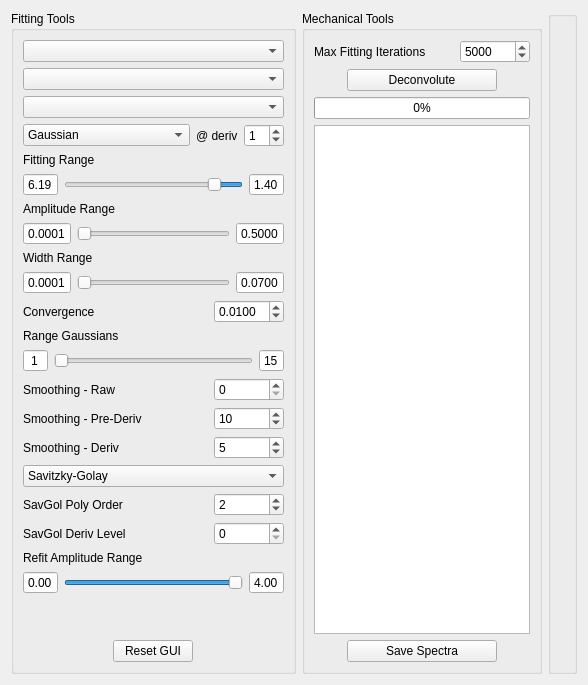
      <widget class="QWidget" name="tab_8">
       <attribute name="title">
        <string>Deconvolute</string>
       </attribute>
       <layout class="QVBoxLayout" name="verticalLayout_17">
        <item>
         <layout class="QHBoxLayout" name="horizontalLayout_16">
          <item>
           <widget class="QGroupBox" name="verticalGroupBox_4">
            <property name="minimumSize">
             <size>
              <width>285</width>
              <height>0</height>
             </size>
            </property>
            <property name="maximumSize">
             <size>
              <width>285</width>
              <height>16777215</height>
             </size>
            </property>
            <property name="title">
             <string>Fitting Tools</string>
            </property>
            <layout class="QVBoxLayout" name="verticalLayout_10">
             <item>
              <widget class="QComboBox" name="deconv_fluorophore">
               <property name="maximumSize">
                <size>
                 <width>16777215</width>
                 <height>16777215</height>
                </size>
               </property>
              </widget>
             </item>
             <item>
              <widget class="QComboBox" name="deconv_solvent">
               <property name="maximumSize">
                <size>
                 <width>16777215</width>
                 <height>16777215</height>
                </size>
               </property>
              </widget>
             </item>
             <item>
              <widget class="QComboBox" name="deconv_spectrum"/>
             </item>
             <item>
              <layout class="QHBoxLayout" name="horizontalLayout_43">
               <item>
                <widget class="QComboBox" name="deconv_function">
                 <item>
                  <property name="text">
                   <string>Gaussian</string>
                  </property>
                 </item>
                 <item>
                  <property name="text">
                   <string>Lorentzian</string>
                  </property>
                 </item>
                 <item>
                  <property name="text">
                   <string>Voigt</string>
                  </property>
                 </item>
                </widget>
               </item>
               <item>
                <widget class="QLabel" name="label_38">
                 <property name="sizePolicy">
                  <sizepolicy hsizetype="Maximum" vsizetype="Preferred">
                   <horstretch>0</horstretch>
                   <verstretch>0</verstretch>
                  </sizepolicy>
                 </property>
                 <property name="text">
                  <string>@ deriv</string>
                 </property>
                </widget>
               </item>
               <item>
                <widget class="QSpinBox" name="deconv_deriv">
                 <property name="maximumSize">
                  <size>
                   <width>40</width>
                   <height>16777215</height>
                  </size>
                 </property>
                 <property name="maximum">
                  <number>2</number>
                 </property>
                 <property name="value">
                  <number>1</number>
                 </property>
                </widget>
               </item>
              </layout>
             </item>
             <item>
              <widget class="QLabel" name="label_17">
               <property name="sizePolicy">
                <sizepolicy hsizetype="Maximum" vsizetype="Maximum">
                 <horstretch>0</horstretch>
                 <verstretch>0</verstretch>
                </sizepolicy>
               </property>
               <property name="text">
                <string>Fitting Range</string>
               </property>
              </widget>
             </item>
             <item>
              <layout class="QHBoxLayout" name="horizontalLayout_17">
               <item>
                <widget class="QDoubleSpinBox" name="deconv_fitting_max">
                 <property name="maximumSize">
                  <size>
                   <width>40</width>
                   <height>16777215</height>
                  </size>
                 </property>
                 <property name="alignment">
                  <set>Qt::AlignCenter</set>
                 </property>
                 <property name="buttonSymbols">
                  <enum>QAbstractSpinBox::NoButtons</enum>
                 </property>
                 <property name="minimum">
                  <double>0.000000000000000</double>
                 </property>
                 <property name="maximum">
                  <double>6.190000000000000</double>
                 </property>
                 <property name="singleStep">
                  <double>0.010000000000000</double>
                 </property>
                 <property name="value">
                  <double>6.190000000000000</double>
                 </property>
                </widget>
               </item>
               <item>
                <widget class="QRangeSlider" name="deconv_fitting_range">
                 <property name="minimum">
                  <number>140</number>
                 </property>
                 <property name="maximum">
                  <number>619</number>
                 </property>
                 <property name="value">
                  <number>200</number>
                 </property>
                 <property name="orientation">
                  <enum>Qt::Horizontal</enum>
                 </property>
                 <property name="invertedAppearance">
                  <bool>true</bool>
                 </property>
                </widget>
               </item>
               <item>
                <widget class="QDoubleSpinBox" name="deconv_fitting_min">
                 <property name="minimumSize">
                  <size>
                   <width>0</width>
                   <height>0</height>
                  </size>
                 </property>
                 <property name="maximumSize">
                  <size>
                   <width>40</width>
                   <height>16777215</height>
                  </size>
                 </property>
                 <property name="alignment">
                  <set>Qt::AlignCenter</set>
                 </property>
                 <property name="buttonSymbols">
                  <enum>QAbstractSpinBox::NoButtons</enum>
                 </property>
                 <property name="minimum">
                  <double>1.400000000000000</double>
                 </property>
                 <property name="maximum">
                  <double>6.190000000000000</double>
                 </property>
                 <property name="singleStep">
                  <double>0.010000000000000</double>
                 </property>
                 <property name="value">
                  <double>1.400000000000000</double>
                 </property>
                </widget>
               </item>
              </layout>
             </item>
             <item>
              <widget class="QLabel" name="label_16">
               <property name="text">
                <string>Amplitude Range</string>
               </property>
              </widget>
             </item>
             <item>
              <layout class="QHBoxLayout" name="horizontalLayout_20">
               <item>
                <widget class="QDoubleSpinBox" name="deconv_amps_min">
                 <property name="maximumSize">
                  <size>
                   <width>70</width>
                   <height>16777215</height>
                  </size>
                 </property>
                 <property name="alignment">
                  <set>Qt::AlignCenter</set>
                 </property>
                 <property name="buttonSymbols">
                  <enum>QAbstractSpinBox::NoButtons</enum>
                 </property>
                 <property name="decimals">
                  <number>4</number>
                 </property>
                 <property name="minimum">
                  <double>0.000100000000000</double>
                 </property>
                 <property name="maximum">
                  <double>0.600000000000000</double>
                 </property>
                 <property name="singleStep">
                  <double>0.000100000000000</double>
                 </property>
                 <property name="value">
                  <double>0.000100000000000</double>
                 </property>
                </widget>
               </item>
               <item>
                <widget class="QRangeSlider" name="deconv_amps_range">
                 <property name="minimum">
                  <number>1</number>
                 </property>
                 <property name="maximum">
                  <number>1000</number>
                 </property>
                 <property name="singleStep">
                  <number>1</number>
                 </property>
                 <property name="orientation">
                  <enum>Qt::Horizontal</enum>
                 </property>
                </widget>
               </item>
               <item>
                <widget class="QDoubleSpinBox" name="deconv_amps_max">
                 <property name="sizePolicy">
                  <sizepolicy hsizetype="Maximum" vsizetype="Fixed">
                   <horstretch>0</horstretch>
                   <verstretch>0</verstretch>
                  </sizepolicy>
                 </property>
                 <property name="maximumSize">
                  <size>
                   <width>70</width>
                   <height>16777215</height>
                  </size>
                 </property>
                 <property name="alignment">
                  <set>Qt::AlignCenter</set>
                 </property>
                 <property name="buttonSymbols">
                  <enum>QAbstractSpinBox::NoButtons</enum>
                 </property>
                 <property name="decimals">
                  <number>4</number>
                 </property>
                 <property name="minimum">
                  <double>0.000100000000000</double>
                 </property>
                 <property name="maximum">
                  <double>0.600000000000000</double>
                 </property>
                 <property name="singleStep">
                  <double>0.000100000000000</double>
                 </property>
                 <property name="value">
                  <double>0.500000000000000</double>
                 </property>
                </widget>
               </item>
              </layout>
             </item>
             <item>
              <widget class="QLabel" name="label_20">
               <property name="text">
                <string>Width Range</string>
               </property>
              </widget>
             </item>
             <item>
              <layout class="QHBoxLayout" name="horizontalLayout_21">
               <item>
                <widget class="QDoubleSpinBox" name="deconv_widths_min">
                 <property name="maximumSize">
                  <size>
                   <width>70</width>
                   <height>16777215</height>
                  </size>
                 </property>
                 <property name="alignment">
                  <set>Qt::AlignCenter</set>
                 </property>
                 <property name="buttonSymbols">
                  <enum>QAbstractSpinBox::NoButtons</enum>
                 </property>
                 <property name="decimals">
                  <number>4</number>
                 </property>
                 <property name="minimum">
                  <double>0.000100000000000</double>
                 </property>
                 <property name="maximum">
                  <double>0.200000000000000</double>
                 </property>
                 <property name="singleStep">
                  <double>0.000100000000000</double>
                 </property>
                 <property name="value">
                  <double>0.000100000000000</double>
                 </property>
                </widget>
               </item>
               <item>
                <widget class="QRangeSlider" name="deconv_widths_range">
                 <property name="minimum">
                  <number>1</number>
                 </property>
                 <property name="maximum">
                  <number>2000</number>
                 </property>
                 <property name="orientation">
                  <enum>Qt::Horizontal</enum>
                 </property>
                </widget>
               </item>
               <item>
                <widget class="QDoubleSpinBox" name="deconv_widths_max">
                 <property name="maximumSize">
                  <size>
                   <width>70</width>
                   <height>16777215</height>
                  </size>
                 </property>
                 <property name="alignment">
                  <set>Qt::AlignCenter</set>
                 </property>
                 <property name="buttonSymbols">
                  <enum>QAbstractSpinBox::NoButtons</enum>
                 </property>
                 <property name="decimals">
                  <number>4</number>
                 </property>
                 <property name="minimum">
                  <double>0.000100000000000</double>
                 </property>
                 <property name="maximum">
                  <double>0.200000000000000</double>
                 </property>
                 <property name="singleStep">
                  <double>0.000100000000000</double>
                 </property>
                 <property name="value">
                  <double>0.070000000000000</double>
                 </property>
                </widget>
               </item>
              </layout>
             </item>
             <item>
              <layout class="QHBoxLayout" name="horizontalLayout_22">
               <item>
                <widget class="QLabel" name="label_21">
                 <property name="text">
                  <string>Convergence</string>
                 </property>
                </widget>
               </item>
               <item>
                <widget class="QDoubleSpinBox" name="deconv_conv">
                 <property name="maximumSize">
                  <size>
                   <width>70</width>
                   <height>16777215</height>
                  </size>
                 </property>
                 <property name="decimals">
                  <number>4</number>
                 </property>
                 <property name="maximum">
                  <double>1.000000000000000</double>
                 </property>
                 <property name="singleStep">
                  <double>0.001000000000000</double>
                 </property>
                 <property name="value">
                  <double>0.010000000000000</double>
                 </property>
                </widget>
               </item>
              </layout>
             </item>
             <item>
              <widget class="QLabel" name="label_22">
               <property name="text">
                <string>Range Gaussians</string>
               </property>
              </widget>
             </item>
             <item>
              <layout class="QHBoxLayout" name="horizontalLayout_23">
               <item>
                <widget class="QSpinBox" name="deconv_gauss_min">
                 <property name="maximumSize">
                  <size>
                   <width>30</width>
                   <height>16777215</height>
                  </size>
                 </property>
                 <property name="alignment">
                  <set>Qt::AlignCenter</set>
                 </property>
                 <property name="buttonSymbols">
                  <enum>QAbstractSpinBox::NoButtons</enum>
                 </property>
                 <property name="minimum">
                  <number>1</number>
                 </property>
                 <property name="maximum">
                  <number>20</number>
                 </property>
                 <property name="value">
                  <number>1</number>
                 </property>
                </widget>
               </item>
               <item>
                <widget class="QRangeSlider" name="deconv_gauss_range">
                 <property name="minimum">
                  <number>1</number>
                 </property>
                 <property name="maximum">
                  <number>20</number>
                 </property>
                 <property name="orientation">
                  <enum>Qt::Horizontal</enum>
                 </property>
                </widget>
               </item>
               <item>
                <widget class="QSpinBox" name="deconv_gauss_max">
                 <property name="maximumSize">
                  <size>
                   <width>30</width>
                   <height>16777215</height>
                  </size>
                 </property>
                 <property name="alignment">
                  <set>Qt::AlignCenter</set>
                 </property>
                 <property name="buttonSymbols">
                  <enum>QAbstractSpinBox::NoButtons</enum>
                 </property>
                 <property name="minimum">
                  <number>1</number>
                 </property>
                 <property name="maximum">
                  <number>20</number>
                 </property>
                 <property name="value">
                  <number>15</number>
                 </property>
                </widget>
               </item>
              </layout>
             </item>
             <item>
              <layout class="QHBoxLayout" name="horizontalLayout_26">
               <item>
                <widget class="QLabel" name="label_25">
                 <property name="text">
                  <string>Smoothing - Raw</string>
                 </property>
                </widget>
               </item>
               <item>
                <widget class="QSpinBox" name="deconv_smoothing_raw">
                 <property name="maximumSize">
                  <size>
                   <width>70</width>
                   <height>16777215</height>
                  </size>
                 </property>
                 <property name="maximum">
                  <number>20</number>
                 </property>
                </widget>
               </item>
              </layout>
             </item>
             <item>
              <layout class="QHBoxLayout" name="horizontalLayout_24">
               <item>
                <widget class="QLabel" name="label_23">
                 <property name="text">
                  <string>Smoothing - Pre-Deriv</string>
                 </property>
                </widget>
               </item>
               <item>
                <widget class="QSpinBox" name="deconv_smoothing_nonderiv">
                 <property name="maximumSize">
                  <size>
                   <width>70</width>
                   <height>16777215</height>
                  </size>
                 </property>
                 <property name="maximum">
                  <number>100</number>
                 </property>
                 <property name="value">
                  <number>10</number>
                 </property>
                </widget>
               </item>
              </layout>
             </item>
             <item>
              <layout class="QHBoxLayout" name="horizontalLayout_25">
               <item>
                <widget class="QLabel" name="label_24">
                 <property name="text">
                  <string>Smoothing - Deriv</string>
                 </property>
                </widget>
               </item>
               <item>
                <widget class="QSpinBox" name="deconv_smoothing_deriv">
                 <property name="maximumSize">
                  <size>
                   <width>70</width>
                   <height>16777215</height>
                  </size>
                 </property>
                 <property name="maximum">
                  <number>100</number>
                 </property>
                 <property name="value">
                  <number>5</number>
                 </property>
                </widget>
               </item>
              </layout>
             </item>
             <item>
              <widget class="QComboBox" name="deconv_smoothing_algorithm">
               <item>
                <property name="text">
                 <string>Savitzky-Golay</string>
                </property>
               </item>
               <item>
                <property name="text">
                 <string>Gaussian</string>
                </property>
               </item>
              </widget>
             </item>
             <item>
              <layout class="QHBoxLayout" name="horizontalLayout_34">
               <item>
                <widget class="QLabel" name="label_34">
                 <property name="text">
                  <string>SavGol Poly Order</string>
                 </property>
                </widget>
               </item>
               <item>
                <widget class="QSpinBox" name="deconv_savgol_polyorder">
                 <property name="maximumSize">
                  <size>
                   <width>70</width>
                   <height>16777215</height>
                  </size>
                 </property>
                 <property name="minimum">
                  <number>1</number>
                 </property>
                 <property name="maximum">
                  <number>10</number>
                 </property>
                 <property name="value">
                  <number>2</number>
                 </property>
                </widget>
               </item>
              </layout>
             </item>
             <item>
              <layout class="QHBoxLayout" name="horizontalLayout_35">
               <item>
                <widget class="QLabel" name="label_35">
                 <property name="text">
                  <string>SavGol Deriv Level</string>
                 </property>
                </widget>
               </item>
               <item>
                <widget class="QSpinBox" name="deconv_savgolderivlevel">
                 <property name="maximumSize">
                  <size>
                   <width>70</width>
                   <height>16777215</height>
                  </size>
                 </property>
                 <property name="minimum">
                  <number>0</number>
                 </property>
                 <property name="maximum">
                  <number>5</number>
                 </property>
                 <property name="value">
                  <number>0</number>
                 </property>
                </widget>
               </item>
              </layout>
             </item>
             <item>
              <widget class="QLabel" name="label_37">
               <property name="text">
                <string>Refit Amplitude Range</string>
               </property>
              </widget>
             </item>
             <item>
              <layout class="QHBoxLayout" name="horizontalLayout_19">
               <item>
                <widget class="QDoubleSpinBox" name="deconv_refitting_min">
                 <property name="minimumSize">
                  <size>
                   <width>0</width>
                   <height>0</height>
                  </size>
                 </property>
                 <property name="maximumSize">
                  <size>
                   <width>40</width>
                   <height>16777215</height>
                  </size>
                 </property>
                 <property name="alignment">
                  <set>Qt::AlignCenter</set>
                 </property>
                 <property name="buttonSymbols">
                  <enum>QAbstractSpinBox::NoButtons</enum>
                 </property>
                 <property name="minimum">
                  <double>0.000000000000000</double>
                 </property>
                 <property name="maximum">
                  <double>8.000000000000000</double>
                 </property>
                 <property name="singleStep">
                  <double>0.010000000000000</double>
                 </property>
                 <property name="value">
                  <double>0.000000000000000</double>
                 </property>
                </widget>
               </item>
               <item>
                <widget class="QRangeSlider" name="deconv_refitting_range">
                 <property name="minimum">
                  <number>140</number>
                 </property>
                 <property name="maximum">
                  <number>619</number>
                 </property>
                 <property name="value">
                  <number>619</number>
                 </property>
                 <property name="orientation">
                  <enum>Qt::Horizontal</enum>
                 </property>
                </widget>
               </item>
               <item>
                <widget class="QDoubleSpinBox" name="deconv_refitting_max">
                 <property name="maximumSize">
                  <size>
                   <width>40</width>
                   <height>16777215</height>
                  </size>
                 </property>
                 <property name="alignment">
                  <set>Qt::AlignCenter</set>
                 </property>
                 <property name="buttonSymbols">
                  <enum>QAbstractSpinBox::NoButtons</enum>
                 </property>
                 <property name="minimum">
                  <double>0.000000000000000</double>
                 </property>
                 <property name="maximum">
                  <double>8.000000000000000</double>
                 </property>
                 <property name="singleStep">
                  <double>0.010000000000000</double>
                 </property>
                 <property name="value">
                  <double>4.000000000000000</double>
                 </property>
                </widget>
               </item>
              </layout>
             </item>
             <item>
              <spacer name="verticalSpacer_2">
               <property name="orientation">
                <enum>Qt::Vertical</enum>
               </property>
               <property name="sizeHint" stdset="0">
                <size>
                 <width>20</width>
                 <height>40</height>
                </size>
               </property>
              </spacer>
             </item>
             <item>
              <layout class="QHBoxLayout" name="horizontalLayout_59">
               <item>
                <widget class="QPushButton" name="deconv_reset">
                 <property name="sizePolicy">
                  <sizepolicy hsizetype="Maximum" vsizetype="Fixed">
                   <horstretch>0</horstretch>
                   <verstretch>0</verstretch>
                  </sizepolicy>
                 </property>
                 <property name="text">
                  <string>Reset GUI</string>
                 </property>
                </widget>
               </item>
              </layout>
             </item>
            </layout>
           </widget>
          </item>
          <item>
           <widget class="QGroupBox" name="verticalGroupBox_5">
            <property name="minimumSize">
             <size>
              <width>240</width>
              <height>0</height>
             </size>
            </property>
            <property name="maximumSize">
             <size>
              <width>240</width>
              <height>16777215</height>
             </size>
            </property>
            <property name="title">
             <string>Mechanical Tools</string>
            </property>
            <layout class="QVBoxLayout" name="verticalLayout_13">
             <item>
              <layout class="QHBoxLayout" name="horizontalLayout_55">
               <item>
                <widget class="QLabel" name="label_50">
                 <property name="text">
                  <string>Max Fitting Iterations</string>
                 </property>
                </widget>
               </item>
               <item>
                <widget class="QSpinBox" name="deconv_maxiter">
                 <property name="maximumSize">
                  <size>
                   <width>70</width>
                   <height>16777215</height>
                  </size>
                 </property>
                 <property name="minimum">
                  <number>1000</number>
                 </property>
                 <property name="maximum">
                  <number>10000</number>
                 </property>
                 <property name="singleStep">
                  <number>1000</number>
                 </property>
                 <property name="value">
                  <number>5000</number>
                 </property>
                </widget>
               </item>
              </layout>
             </item>
             <item>
              <layout class="QHBoxLayout" name="horizontalLayout_57">
               <item>
                <widget class="QPushButton" name="deconv_deconv">
                 <property name="maximumSize">
                  <size>
                   <width>150</width>
                   <height>16777215</height>
                  </size>
                 </property>
                 <property name="text">
                  <string>Deconvolute</string>
                 </property>
                </widget>
               </item>
              </layout>
             </item>
             <item>
              <widget class="QProgressBar" name="deconv_progress">
               <property name="value">
                <number>0</number>
               </property>
              </widget>
             </item>
             <item>
              <widget class="QPlainTextEdit" name="deconv_output">
               <property name="sizePolicy">
                <sizepolicy hsizetype="Expanding" vsizetype="Expanding">
                 <horstretch>0</horstretch>
                 <verstretch>0</verstretch>
                </sizepolicy>
               </property>
              </widget>
             </item>
             <item>
              <layout class="QHBoxLayout" name="horizontalLayout_58">
               <item>
                <widget class="QPushButton" name="deconv_save">
                 <property name="maximumSize">
                  <size>
                   <width>150</width>
                   <height>16777215</height>
                  </size>
                 </property>
                 <property name="text">
                  <string>Save Spectra</string>
                 </property>
                </widget>
               </item>
              </layout>
             </item>
            </layout>
           </widget>
          </item>
          <item>
           <widget class="QGroupBox" name="deconv_frame">
            <property name="sizePolicy">
             <sizepolicy hsizetype="Expanding" vsizetype="Expanding">
              <horstretch>0</horstretch>
              <verstretch>0</verstretch>
             </sizepolicy>
            </property>
           </widget>
          </item>
         </layout>
        </item>
       </layout>
      </widget>
